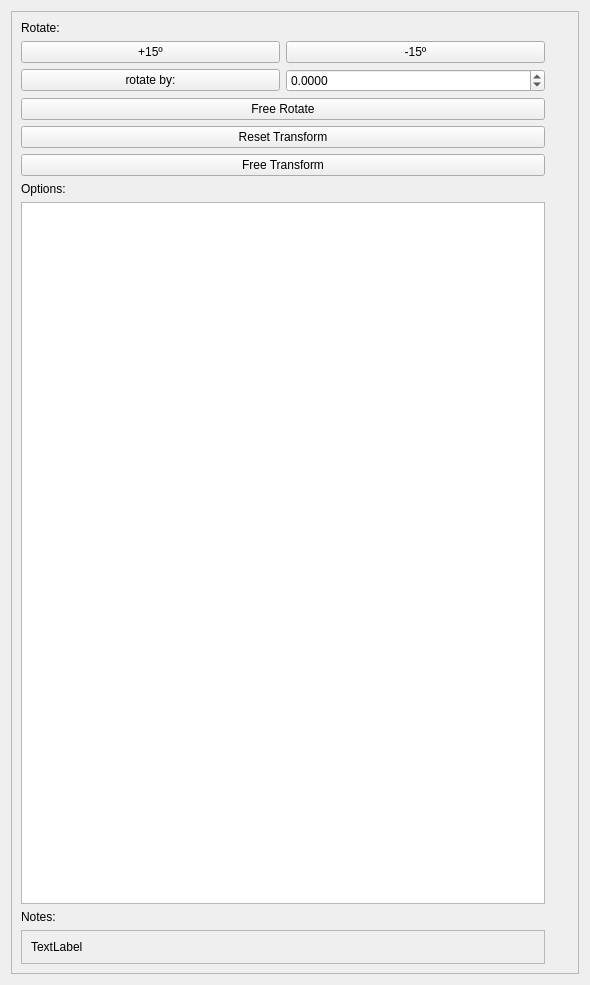
<?xml version="1.0" encoding="UTF-8"?>
<ui version="4.0">
 <class>Props</class>
 <widget class="QWidget" name="Props">
  <property name="geometry">
   <rect>
    <x>0</x>
    <y>0</y>
    <width>590</width>
    <height>985</height>
   </rect>
  </property>
  <property name="windowTitle">
   <string>Props</string>
  </property>
  <layout class="QGridLayout" name="gridLayout_2">
   <item row="0" column="0">
    <widget class="QScrollArea" name="scrollArea">
     <property name="widgetResizable">
      <bool>true</bool>
     </property>
     <widget class="QWidget" name="scrollAreaWidgetContents">
      <property name="geometry">
       <rect>
        <x>0</x>
        <y>0</y>
        <width>570</width>
        <height>965</height>
       </rect>
      </property>
      <layout class="QGridLayout" name="gridLayout_3">
       <item row="8" column="1">
        <widget class="QFrame" name="frame">
         <property name="frameShape">
          <enum>QFrame::NoFrame</enum>
         </property>
         <layout class="QGridLayout" name="gridLayout"/>
        </widget>
       </item>
       <item row="7" column="0">
        <widget class="QLabel" name="label">
         <property name="text">
          <string>Options:</string>
         </property>
        </widget>
       </item>
       <item row="0" column="0">
        <widget class="QLabel" name="label_4">
         <property name="text">
          <string>Rotate:</string>
         </property>
        </widget>
       </item>
       <item row="2" column="0">
        <widget class="QPushButton" name="pushButton_13">
         <property name="text">
          <string>Free Rotate</string>
         </property>
        </widget>
       </item>
       <item row="6" column="0">
        <widget class="QPushButton" name="pushButton_12">
         <property name="text">
          <string>Free Transform</string>
         </property>
        </widget>
       </item>
       <item row="1" column="0">
        <layout class="QGridLayout" name="gridLayout_4">
         <item row="0" column="3">
          <widget class="QPushButton" name="pushButton">
           <property name="text">
            <string>-15º</string>
           </property>
          </widget>
         </item>
         <item row="0" column="1">
          <widget class="QPushButton" name="pushButton_2">
           <property name="text">
            <string>+15º</string>
           </property>
          </widget>
         </item>
         <item row="1" column="3">
          <widget class="QDoubleSpinBox" name="doubleSpinBox">
           <property name="decimals">
            <number>4</number>
           </property>
           <property name="minimum">
            <double>-360.000000000000000</double>
           </property>
           <property name="maximum">
            <double>360.000000000000000</double>
           </property>
           <property name="singleStep">
            <double>0.500000000000000</double>
           </property>
          </widget>
         </item>
         <item row="1" column="1">
          <widget class="QPushButton" name="pushButton_3">
           <property name="text">
            <string>rotate by:</string>
           </property>
          </widget>
         </item>
        </layout>
       </item>
       <item row="4" column="0">
        <widget class="QPushButton" name="pushButton_11">
         <property name="text">
          <string>Reset Transform</string>
         </property>
        </widget>
       </item>
       <item row="8" column="0">
        <widget class="QTreeWidget" name="PropOptions">
         <attribute name="headerVisible">
          <bool>false</bool>
         </attribute>
         <column>
          <property name="text">
           <string notr="true">1</string>
          </property>
         </column>
        </widget>
       </item>
       <item row="9" column="0">
        <widget class="QLabel" name="label_2">
         <property name="text">
          <string>Notes:</string>
         </property>
        </widget>
       </item>
       <item row="10" column="0">
        <widget class="QFrame" name="frame_2">
         <property name="frameShape">
          <enum>QFrame::StyledPanel</enum>
         </property>
         <property name="frameShadow">
          <enum>QFrame::Raised</enum>
         </property>
         <layout class="QVBoxLayout" name="verticalLayout">
          <item>
           <widget class="QLabel" name="Notes">
            <property name="text">
             <string>TextLabel</string>
            </property>
           </widget>
          </item>
         </layout>
        </widget>
       </item>
      </layout>
     </widget>
    </widget>
   </item>
  </layout>
 </widget>
 <resources/>
 <connections/>
</ui>
